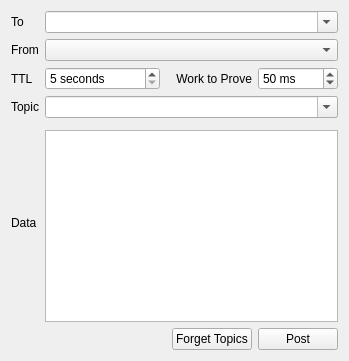
<?xml version="1.0" encoding="UTF-8"?>
<ui version="4.0">
 <class>Whisper</class>
   <widget class="QWidget" name="WhisperWidget">
    <layout class="QGridLayout" name="gridLayout_4">
     <item row="4" column="0" rowspan="2">
      <widget class="QLabel" name="label_8">
       <property name="sizePolicy">
        <sizepolicy hsizetype="Preferred" vsizetype="Maximum">
         <horstretch>0</horstretch>
         <verstretch>0</verstretch>
        </sizepolicy>
       </property>
       <property name="text">
        <string>Data</string>
       </property>
       <property name="alignment">
        <set>Qt::AlignLeading|Qt::AlignLeft|Qt::AlignVCenter</set>
       </property>
      </widget>
     </item>
     <item row="2" column="2" colspan="2">
      <widget class="QLabel" name="label5_6">
       <property name="sizePolicy">
        <sizepolicy hsizetype="Preferred" vsizetype="Preferred">
         <horstretch>0</horstretch>
         <verstretch>0</verstretch>
        </sizepolicy>
       </property>
       <property name="text">
        <string>Work to Prove</string>
       </property>
       <property name="alignment">
        <set>Qt::AlignLeading|Qt::AlignRight|Qt::AlignVCenter</set>
       </property>
      </widget>
     </item>
     <item row="5" column="1" colspan="4">
      <widget class="QPlainTextEdit" name="shhData">
       <property name="sizePolicy">
        <sizepolicy hsizetype="Expanding" vsizetype="Expanding">
         <horstretch>0</horstretch>
         <verstretch>0</verstretch>
        </sizepolicy>
       </property>
       <property name="frameShape">
        <enum>QFrame::StyledPanel</enum>
       </property>
       <property name="lineWidth">
        <number>0</number>
       </property>
      </widget>
     </item>
     <item row="3" column="1" colspan="4">
      <widget class="QComboBox" name="shhTopic">
       <property name="editable">
        <bool>true</bool>
       </property>
      </widget>
     </item>
     <item row="1" column="1" colspan="4">
      <widget class="QComboBox" name="shhFrom">
       <property name="editable">
        <bool>false</bool>
       </property>
      </widget>
     </item>
     <item row="3" column="0">
      <widget class="QLabel" name="label_9">
       <property name="sizePolicy">
        <sizepolicy hsizetype="Preferred" vsizetype="Maximum">
         <horstretch>0</horstretch>
         <verstretch>0</verstretch>
        </sizepolicy>
       </property>
       <property name="text">
        <string>Topic</string>
       </property>
       <property name="alignment">
        <set>Qt::AlignLeading|Qt::AlignLeft|Qt::AlignVCenter</set>
       </property>
      </widget>
     </item>
     <item row="0" column="0">
      <widget class="QLabel" name="label5_3">
       <property name="sizePolicy">
        <sizepolicy hsizetype="Preferred" vsizetype="Preferred">
         <horstretch>0</horstretch>
         <verstretch>0</verstretch>
        </sizepolicy>
       </property>
       <property name="text">
        <string>To</string>
       </property>
      </widget>
     </item>
     <item row="0" column="1" colspan="4">
      <widget class="QComboBox" name="shhTo">
       <property name="editable">
        <bool>true</bool>
       </property>
      </widget>
     </item>
     <item row="2" column="1">
      <widget class="QSpinBox" name="shhTtl">
       <property name="suffix">
        <string> seconds</string>
       </property>
       <property name="minimum">
        <number>5</number>
       </property>
       <property name="maximum">
        <number>259200</number>
       </property>
      </widget>
     </item>
     <item row="2" column="0">
      <widget class="QLabel" name="label5_5">
       <property name="sizePolicy">
        <sizepolicy hsizetype="Preferred" vsizetype="Preferred">
         <horstretch>0</horstretch>
         <verstretch>0</verstretch>
        </sizepolicy>
       </property>
       <property name="text">
        <string>TTL</string>
       </property>
      </widget>
     </item>
     <item row="1" column="0">
      <widget class="QLabel" name="label5_4">
       <property name="sizePolicy">
        <sizepolicy hsizetype="Preferred" vsizetype="Preferred">
         <horstretch>0</horstretch>
         <verstretch>0</verstretch>
        </sizepolicy>
       </property>
       <property name="text">
        <string>From</string>
       </property>
      </widget>
     </item>
     <item row="2" column="4">
      <widget class="QSpinBox" name="shhWork">
       <property name="suffix">
        <string> ms</string>
       </property>
       <property name="minimum">
        <number>1</number>
       </property>
       <property name="maximum">
        <number>1000</number>
       </property>
       <property name="value">
        <number>50</number>
       </property>
      </widget>
     </item>
     <item row="6" column="4">
      <widget class="QPushButton" name="post">
       <property name="text">
        <string>Post</string>
       </property>
      </widget>
     </item>
     <item row="6" column="3">
      <widget class="QPushButton" name="forget">
       <property name="text">
        <string>Forget Topics</string>
       </property>
      </widget>
     </item>
    </layout>
   </widget>
 <resources/>
 <connections/>
</ui>
